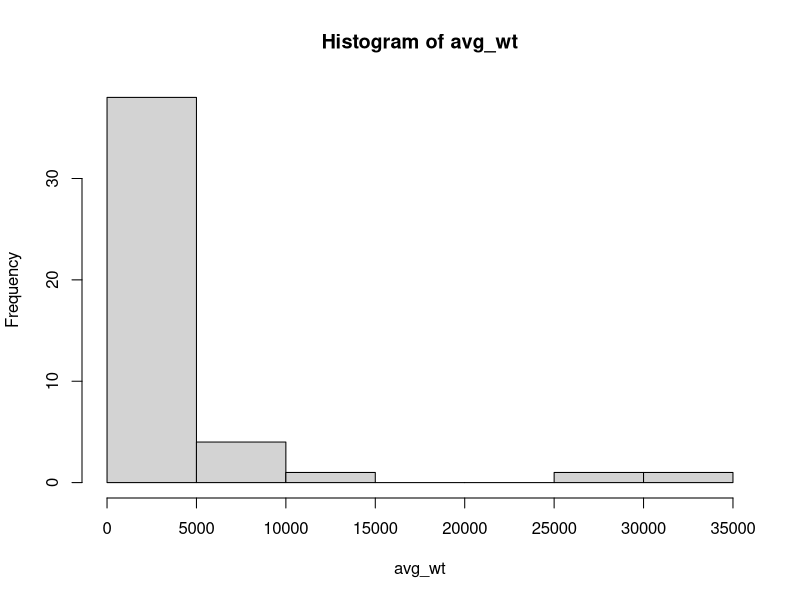
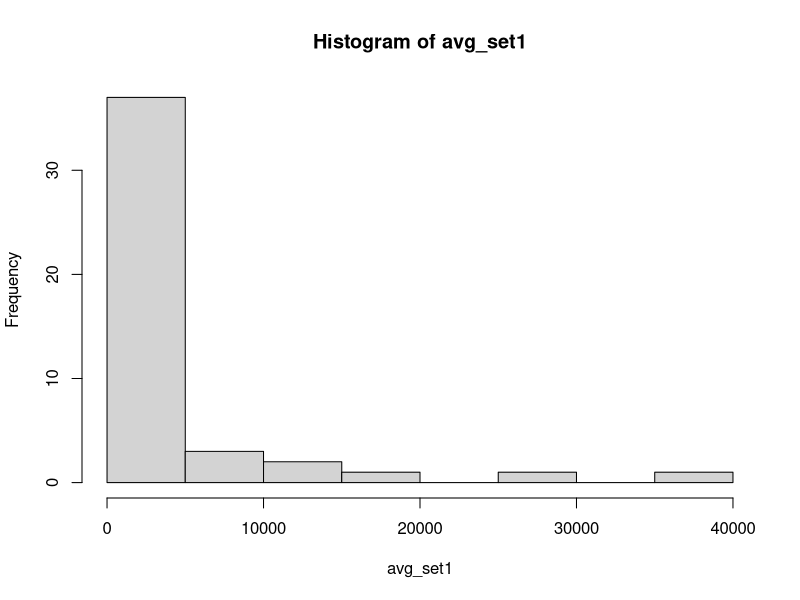

The R source for these figures, in order:
## ---- chunk 1
# Import data
expr_data <- read.table(
  file = "read-counts.csv",  # replace the path with your own
  header = TRUE, sep = ",", row.names = 1
)
## ---- chunk 2
# Check the class of the imported data
class(expr_data)
## ---- chunk 3
expr_mat <- as.matrix(expr_data)
## ---- chunk 4
# Get the dimensions of the matrix
dim(expr_mat)
## ---- chunk 5
# Get column names
colnames(expr_mat)

# Get row names
rownames(expr_mat)
## ---- chunk 6
# Extract expression data for WT samples
expr_wt <- expr_mat[, paste0("WT.", 1:10)]

# Show the first rows
head(expr_wt)
## ---- chunk 7
# Calculate the row-wise means
avg_wt <- rowMeans(expr_wt)
## ---- chunk 8
hist(avg_wt)
## ---- chunk 9
# Extract expression data for SET1 samples
expr_set1 <- expr_mat[, paste0("SET1.", 1:10)]
head(expr_wt) # show first lines

# Calculate average expression for each gene
avg_set1 <- rowMeans(expr_set1)

# Draw histogram for the distribution check
hist(avg_set1)
## ---- chunk 10
# Calculate the absolute difference between the average expression of WT and SET1
diff_abs <- abs(avg_set1 - avg_wt)

# Find the gene with the largest difference
max(diff_abs) # show the max value
which.max(diff_abs) # show the index of the max value
diff_abs[which.max(diff_abs)] # extract the max value by using its index
